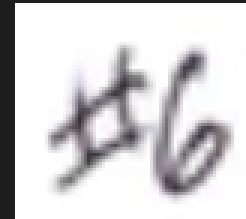
#> input picture image.png, 82 x 73 px (shown 3 times larger); its folder holds only this picture in this run
$ python -i dimVal.py   (imports and definitions only)
#> lines starting #> are read from the running program, lines starting #| are printed output that depends on the picture; after the words box and inside, x2 and y2 are one past the last pixel; in counts of white or black regions, pixels touching at a corner belong together
import cv2
import numpy as np
from nextjs.works.main.api import aapiResult
import time
import os
from nextjs.works.main.gapi import apiResult


def process_image(path):
    """Process the image and extract text from left to right based on bounding boxes."""
#> called with path = 'image.png'
    inputImage = cv2.imread(path)
#> inputImage is the input picture: shape (73, 82, 3); mean B, G, R 213.3, 211.5, 212.8
    if inputImage is None:
        raise ValueError("Image could not be loaded. Please check the path.")
    grayscaleImage = cv2.cvtColor(inputImage, cv2.COLOR_BGR2GRAY)
    _, binaryImage = cv2.threshold(
        grayscaleImage, 0, 255, cv2.THRESH_BINARY_INV + cv2.THRESH_OTSU)
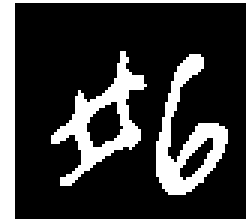
#> binaryImage: shape (73, 82) (shown 3 times larger); 21.9% white; 3 white regions, box (x1, y1, x2, y2) and area: (0, 0, 82, 73) 442, (17, 17, 49, 62) 436, (52, 18, 76, 65) 430
    cv2.floodFill(binaryImage, None, (0, 0), 0)
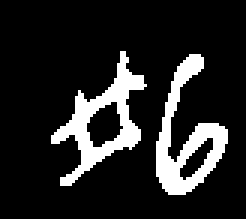
#> binaryImage: shape (73, 82) (shown 3 times larger); 14.5% white; 2 white regions
    contours, _ = cv2.findContours(
        binaryImage, cv2.RETR_EXTERNAL, cv2.CHAIN_APPROX_SIMPLE)
#> contours = 2 contours; box (x1, y1, x2, y2) and area: (17, 17, 49, 62) 486, (52, 18, 76, 65) 425

    # Sort contours from left to right
    contours = sorted(contours, key=lambda c: cv2.boundingRect(c)[0])

    aggregated_text = ""
    for _, c in enumerate(contours):
        boundRect = cv2.boundingRect(c)
#> boundRect = (17, 17, 32, 45)
        rectX, rectY, rectWidth, rectHeight = boundRect
#> rectX = 17; rectY = 17; rectWidth = 32; rectHeight = 45
        rectArea = rectWidth * rectHeight
#> rectArea = 1440
        minArea = 8
        if rectArea > minArea:
            currentCrop = inputImage[rectY:rectY +
                                     rectHeight, rectX:rectX + rectWidth]
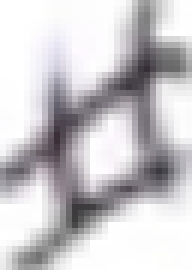
#> currentCrop: shape (45, 32, 3) (shown 6 times larger); mean B, G, R 203.1, 199.8, 202
            cropped_image_path = save_cropped_image(currentCrop)
#> (the run stopped early here; a loop or call above may not have finished)

$ run again, on E.png
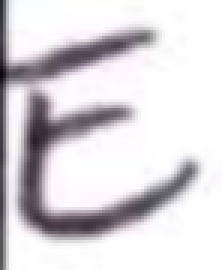
#> input picture E.png, 74 x 90 px (shown 3 times larger)
#> in process_image, inputImage is the input picture: shape (90, 74, 3); mean B, G, R 217.9, 213.8, 217.5
#> in process_image, `cv2.floodFill(binaryImage, None, (0, 0), 0)`:
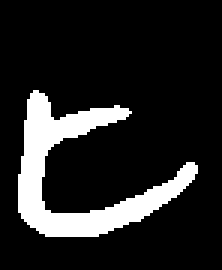
#> binaryImage: shape (90, 74) (shown 3 times larger); 14.2% white; 1 white region
#> contours = 1 contour; box (x1, y1, x2, y2) and area: (6, 30, 66, 79) 828
#> boundRect = (6, 30, 60, 49)
#> rectX = 6; rectY = 30; rectWidth = 60; rectHeight = 49
#> rectArea = 2940
#> in process_image, `currentCrop = inputImage[rectY:rectY + rectHeight, rectX:rectX + rectW..`:
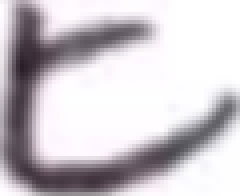
#> currentCrop: shape (49, 60, 3) (shown 4 times larger); mean B, G, R 203.3, 197.9, 203.3
